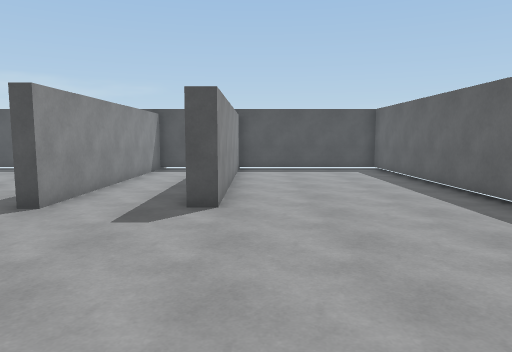
view 1 (above)

24 first-person views from a walk through a 3-D level made in the Unity game engine. The camera is 1.5 m above the floor, tilts 6° down and sees 70° across. The floor is counted in squares, 1 m on a side. Each view is taken from the middle of a square. On the plan, view 1 faces up. The plan holds only what a view shows up to about 16 squares ahead; the rest is blank. The place goes on beyond the plan. The player is left out. Surface patterns are stand-ins for the level's own textures.

view 2
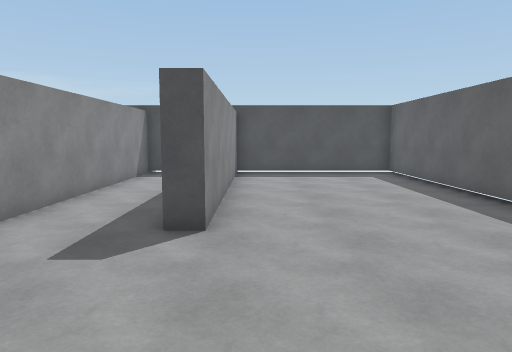

view 3
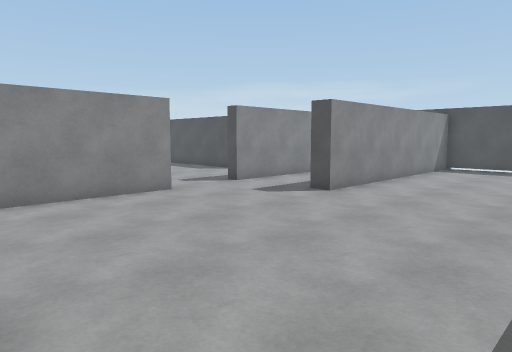

view 4
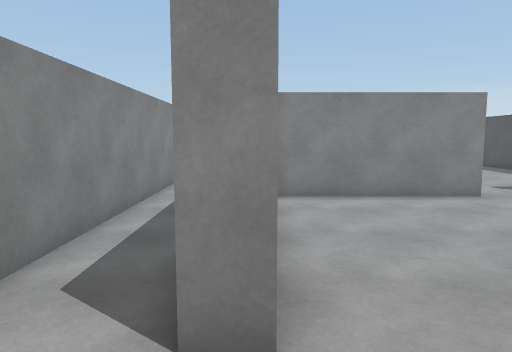

view 5
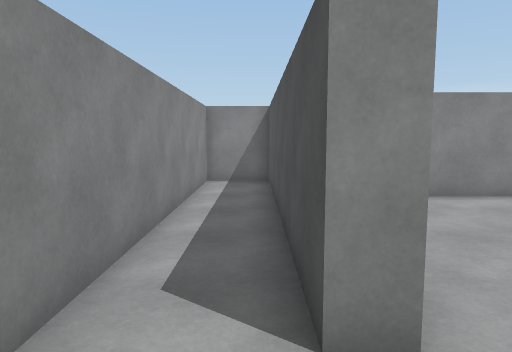

view 6
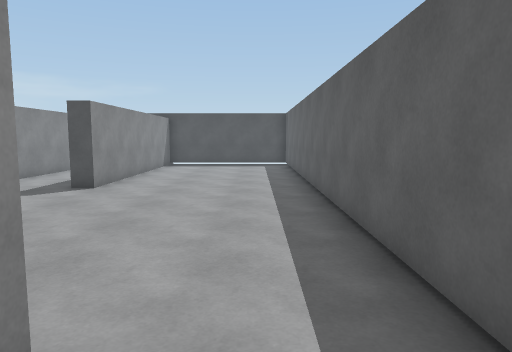

view 7
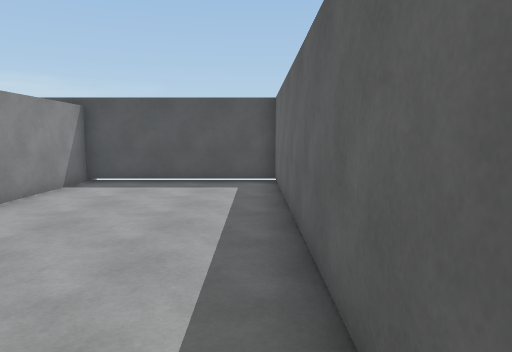

view 8
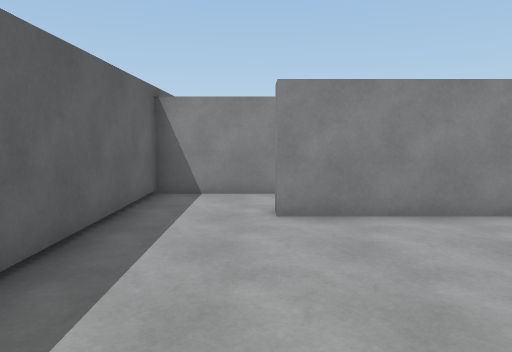

view 9
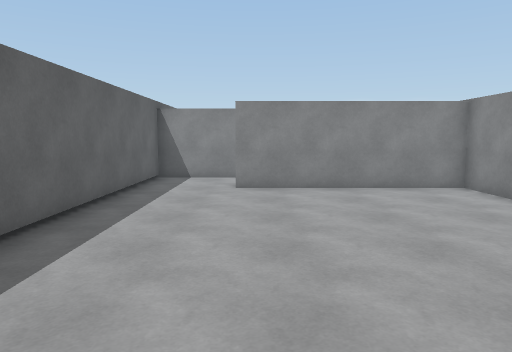

view 10
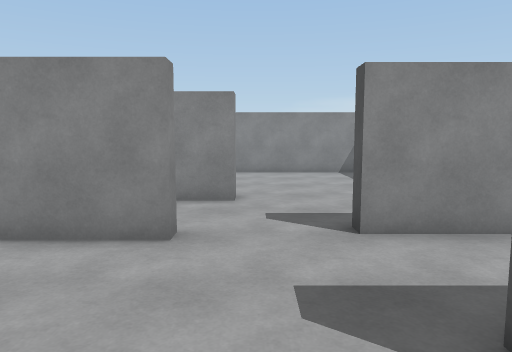

view 11
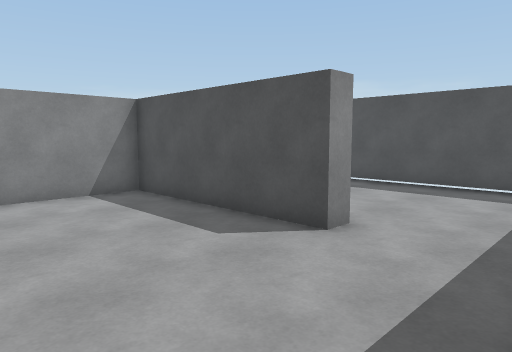

view 12
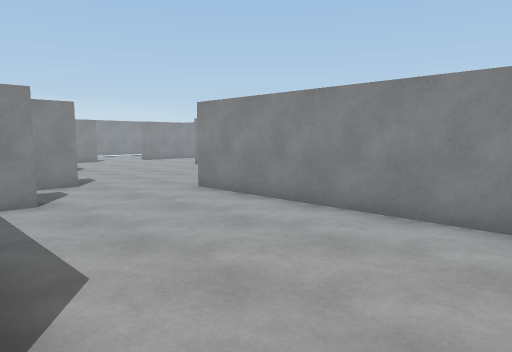

view 13
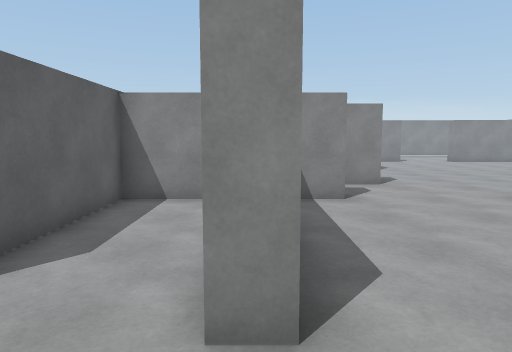

view 14
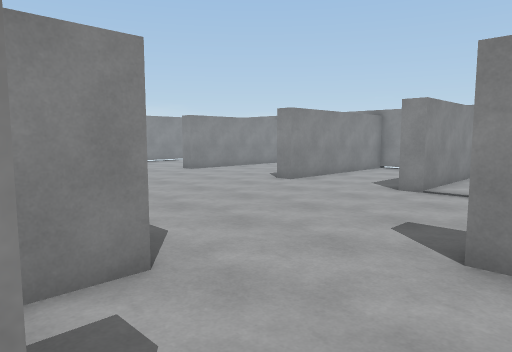

view 15
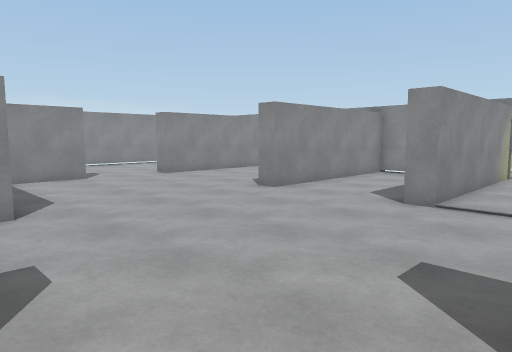

view 16
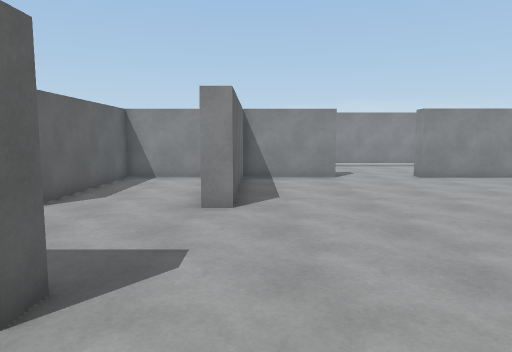

view 17
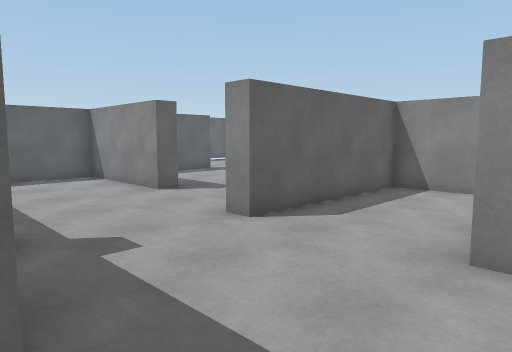

view 18
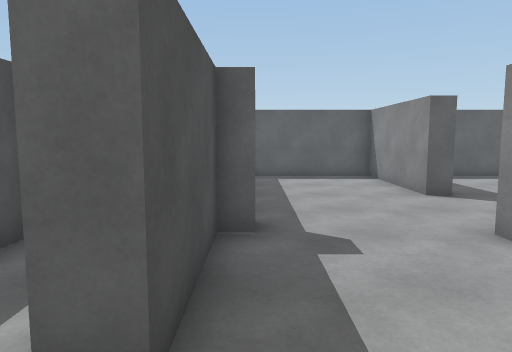

view 19
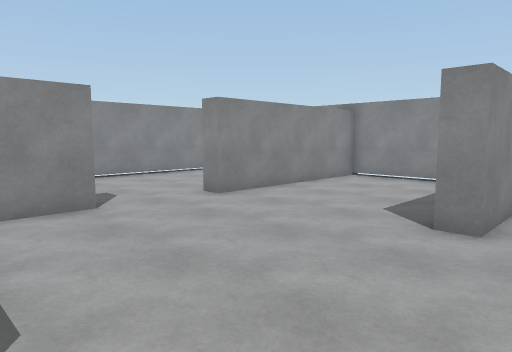

view 20
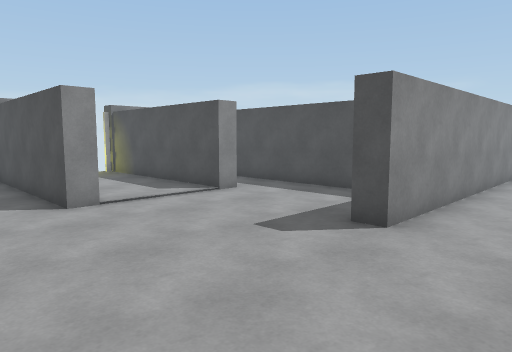

view 21
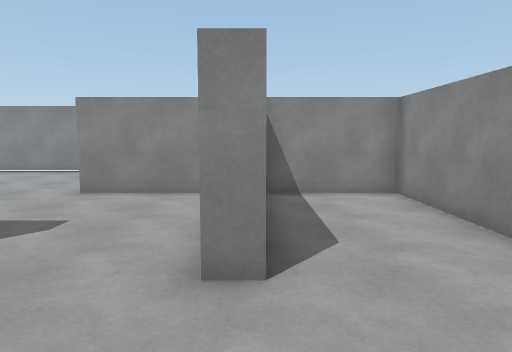

view 22
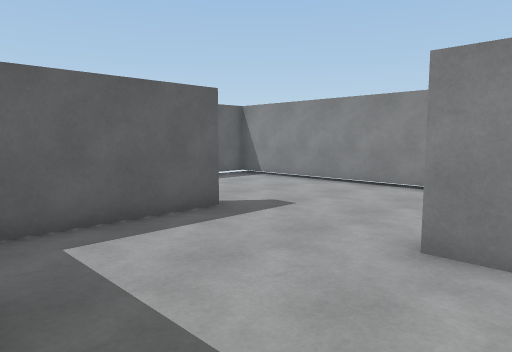

view 23
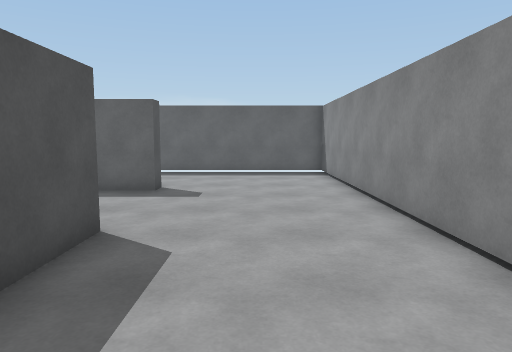

view 24
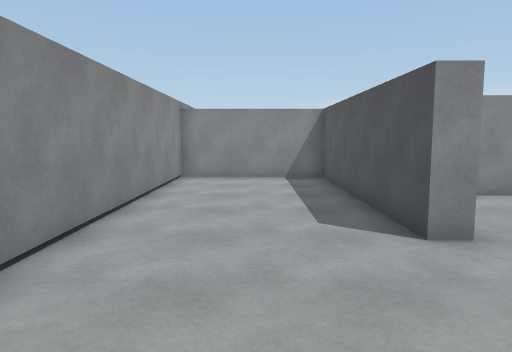

### Floor plan
Points are (right, up) in squares from view 1. A wall is a line through its corners. A room is listed if a view was taken in it or the views show most of it. See-through windows are left out.
Room 1 (views 1, 2, 3, 4, 5, 6, 7, 8, 9, 10)
walls: (-4.2, 4.7) (-4.2, -0.9) (2.6, -0.9) (2.6, -1.5) (-7, -1.5); (-3.9, 17.5) (-4.6, 17.5) (-4.6, 7.6); (-7.6, -1.5) (-7.6, -3.7) (5.7, -3.7) (5.7, 17.5) (-0.8, 17.5) (-0.8, 7.8) (-1.5, 7.8)
ways out: opening at (-4.3, 6) to room 2
Room 2 (views 11, 12, 13, 14, 15, 16, 17, 18, 19, 20, 21, 22, 23, 24)
walls: (-8.3, -5) (-8.3, -4.4) (-12, -4.4) (-12, -3.7) (-10.6, -3.7); (-10.2, -0.9) (-9, -0.9); (-8.6, -1.5) (-9.2, -1.5); (-12.8, -10.2) (-12.8, -14.8) (-9.1, -14.8) (-9.1, -8.7) (-8.4, -8.7); (-6.8, -0.9) (-4.7, -0.9) (-4.7, 3.5); (-8.3, -11.4) (-8.3, -12.2); (-4.5, -10.2) (-4.5, -9.5) (0.3, -9.5) (0.3, -5); (-13.5, -14.1) (-13.5, -8.7) (-12.8, -8.7); (-17.5, 2.5) (-22.6, 2.5); (-20.2, 0.4) (-20.2, -0.3) (-27.4, -0.3); (-7.5, -14.8) (-4.2, -14.8) (-4.2, -15.5) (-12.8, -15.5) (-12.8, -20.8) (5.7, -20.8) (5.7, -13.9); (-17.1, -14.8) (-13.5, -14.8); (-8.4, 5.5) (-7.6, 5.5) (-7.6, 4); (-4.8, 4.7) (-4.2, 4.7); (-4.6, 7.6) (-5.1, 7.6); (-27.1, -7.2) (-27.1, -8.4) (-20.2, -8.4) (-20.2, -9.1); (-27.4, -3.7) (-20.2, -3.7) (-20.2, -4.4) (-26.8, -4.4); (-27.1, -11.4) (-27.1, -14.6) (-20.2, -14.6) (-20.2, -15.4); (1, -15.1) (0.3, -15.1) (0.3, -11); (-8.3, 11.8) (-8.3, 11) (-14.7, 11) (-14.7, -1.2) (-15.4, -1.2); (-23, -20.8) (-19.2, -20.8); (-7, 17.5) (-11.8, 17.5)
ways out: opening at (-4.3, 6) to room 1

Positions as (right, up) in squares from view 1, and headings:
1: (0, 0), facing up
2: (0, 2), facing up
3: (5, -1), facing up-left
4: (5, -1), facing left
5: (5, -2), facing left
6: (4, -3), facing up
7: (5, 5), facing up
8: (3, 6), facing down
9: (2, 10), facing down
10: (1, 6), facing left
11: (-5, 6), facing up-left
12: (-8, 8), facing down-left
13: (-8, 8), facing down
14: (-10, 0), facing down-left
15: (-12, -1), facing down-left
16: (-14, -1), facing down
17: (-14, -4), facing down-right
18: (-14, -5), facing right
19: (-14, -7), facing down-left
20: (-12, -7), facing up-left
21: (-9, -5), facing down
22: (-6, -10), facing down-right
23: (-10, -18), facing right
24: (1, -18), facing left
